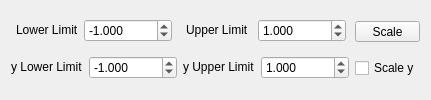
          <widget class="QWidget" name="scaling_tab">
           <attribute name="title">
            <string>Scaling</string>
           </attribute>
           <layout class="QHBoxLayout" name="horizontalLayout_2">
            <item>
             <layout class="QVBoxLayout" name="verticalLayout_2">
              <item>
               <layout class="QHBoxLayout" name="lowerLimit_horizontalLayout">
                <property name="spacing">
                 <number>0</number>
                </property>
                <property name="sizeConstraint">
                 <enum>QLayout::SetFixedSize</enum>
                </property>
                <item>
                 <widget class="QLabel" name="lowerLimit_label">
                  <property name="sizePolicy">
                   <sizepolicy hsizetype="Fixed" vsizetype="Fixed">
                    <horstretch>0</horstretch>
                    <verstretch>0</verstretch>
                   </sizepolicy>
                  </property>
                  <property name="text">
                   <string>Lower Limit</string>
                  </property>
                  <property name="buddy">
                   <cstring>lowerLimit_doubleSpinBox</cstring>
                  </property>
                 </widget>
                </item>
                <item>
                 <widget class="QDoubleSpinBox" name="lowerLimit_doubleSpinBox">
                  <property name="sizePolicy">
                   <sizepolicy hsizetype="Fixed" vsizetype="Fixed">
                    <horstretch>0</horstretch>
                    <verstretch>0</verstretch>
                   </sizepolicy>
                  </property>
                  <property name="buttonSymbols">
                   <enum>QAbstractSpinBox::UpDownArrows</enum>
                  </property>
                  <property name="decimals">
                   <number>3</number>
                  </property>
                  <property name="minimum">
                   <double>-10000.000000000000000</double>
                  </property>
                  <property name="maximum">
                   <double>10000.989999999999782</double>
                  </property>
                  <property name="singleStep">
                   <double>0.100000000000000</double>
                  </property>
                  <property name="value">
                   <double>-1.000000000000000</double>
                  </property>
                 </widget>
                </item>
               </layout>
              </item>
              <item>
               <layout class="QHBoxLayout" name="y_lowerLimit_horizontalLayout">
                <property name="sizeConstraint">
                 <enum>QLayout::SetFixedSize</enum>
                </property>
                <item>
                 <widget class="QLabel" name="y_lowerLimit_label">
                  <property name="sizePolicy">
                   <sizepolicy hsizetype="Fixed" vsizetype="Fixed">
                    <horstretch>0</horstretch>
                    <verstretch>0</verstretch>
                   </sizepolicy>
                  </property>
                  <property name="text">
                   <string>y Lower Limit</string>
                  </property>
                  <property name="buddy">
                   <cstring>y_lowerLimit_doubleSpinBox</cstring>
                  </property>
                 </widget>
                </item>
                <item>
                 <widget class="QDoubleSpinBox" name="y_lowerLimit_doubleSpinBox">
                  <property name="sizePolicy">
                   <sizepolicy hsizetype="Fixed" vsizetype="Fixed">
                    <horstretch>0</horstretch>
                    <verstretch>0</verstretch>
                   </sizepolicy>
                  </property>
                  <property name="buttonSymbols">
                   <enum>QAbstractSpinBox::UpDownArrows</enum>
                  </property>
                  <property name="decimals">
                   <number>3</number>
                  </property>
                  <property name="minimum">
                   <double>-10000.000000000000000</double>
                  </property>
                  <property name="maximum">
                   <double>10000.989999999999782</double>
                  </property>
                  <property name="singleStep">
                   <double>0.100000000000000</double>
                  </property>
                  <property name="value">
                   <double>-1.000000000000000</double>
                  </property>
                 </widget>
                </item>
               </layout>
              </item>
             </layout>
            </item>
            <item>
             <layout class="QVBoxLayout" name="verticalLayout_3">
              <item>
               <layout class="QHBoxLayout" name="upperLimit_horizontalLayout">
                <item>
                 <widget class="QLabel" name="upperLimit_label">
                  <property name="sizePolicy">
                   <sizepolicy hsizetype="Fixed" vsizetype="Fixed">
                    <horstretch>0</horstretch>
                    <verstretch>0</verstretch>
                   </sizepolicy>
                  </property>
                  <property name="text">
                   <string>Upper Limit</string>
                  </property>
                  <property name="buddy">
                   <cstring>upperLimit_doubleSpinBox</cstring>
                  </property>
                 </widget>
                </item>
                <item>
                 <widget class="QDoubleSpinBox" name="upperLimit_doubleSpinBox">
                  <property name="sizePolicy">
                   <sizepolicy hsizetype="Fixed" vsizetype="Fixed">
                    <horstretch>0</horstretch>
                    <verstretch>0</verstretch>
                   </sizepolicy>
                  </property>
                  <property name="decimals">
                   <number>3</number>
                  </property>
                  <property name="minimum">
                   <double>-10000.000000000000000</double>
                  </property>
                  <property name="maximum">
                   <double>10000.000000000000000</double>
                  </property>
                  <property name="singleStep">
                   <double>0.100000000000000</double>
                  </property>
                  <property name="value">
                   <double>1.000000000000000</double>
                  </property>
                 </widget>
                </item>
               </layout>
              </item>
              <item>
               <layout class="QHBoxLayout" name="y_upperLimit_horizontalLayout">
                <item>
                 <widget class="QLabel" name="y_upperLimit_label">
                  <property name="sizePolicy">
                   <sizepolicy hsizetype="Fixed" vsizetype="Fixed">
                    <horstretch>0</horstretch>
                    <verstretch>0</verstretch>
                   </sizepolicy>
                  </property>
                  <property name="text">
                   <string>y Upper Limit</string>
                  </property>
                  <property name="buddy">
                   <cstring>y_upperLimit_doubleSpinBox</cstring>
                  </property>
                 </widget>
                </item>
                <item>
                 <widget class="QDoubleSpinBox" name="y_upperLimit_doubleSpinBox">
                  <property name="sizePolicy">
                   <sizepolicy hsizetype="Fixed" vsizetype="Fixed">
                    <horstretch>0</horstretch>
                    <verstretch>0</verstretch>
                   </sizepolicy>
                  </property>
                  <property name="decimals">
                   <number>3</number>
                  </property>
                  <property name="minimum">
                   <double>-10000.000000000000000</double>
                  </property>
                  <property name="maximum">
                   <double>10000.000000000000000</double>
                  </property>
                  <property name="singleStep">
                   <double>0.100000000000000</double>
                  </property>
                  <property name="value">
                   <double>1.000000000000000</double>
                  </property>
                 </widget>
                </item>
               </layout>
              </item>
             </layout>
            </item>
            <item>
             <layout class="QVBoxLayout" name="verticalLayout_4">
              <item>
               <widget class="QToolButton" name="scale_toolButton">
                <property name="sizePolicy">
                 <sizepolicy hsizetype="Minimum" vsizetype="Fixed">
                  <horstretch>0</horstretch>
                  <verstretch>0</verstretch>
                 </sizepolicy>
                </property>
                <property name="text">
                 <string>Scale</string>
                </property>
               </widget>
              </item>
              <item>
               <widget class="QCheckBox" name="y_scale_checkBox">
                <property name="text">
                 <string>Scale y</string>
                </property>
               </widget>
              </item>
             </layout>
            </item>
           </layout>
          </widget>
